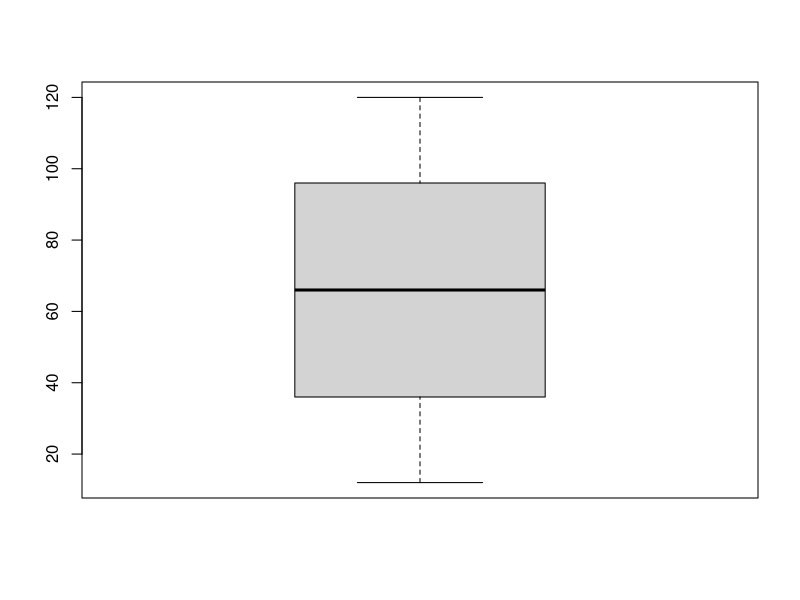

R code for this plot:
## ---- chunk 1
# Sample vector
data_vector <- c(12, 24, 36, 48, 60, 72, 84, 96, 108, 120)

# Calculate the five-number summary
summary_vector <- fivenum(data_vector)

# Output the results
print(summary_vector)
## ---- chunk 2
# Sample vector
data_vector <- c(12, 24, 36, 48, 60, 72, 84, 96, 108, 120)

# Create a box plot
boxplot(data_vector)

# Calculate the five-number summary and print the results
summary_vector <- fivenum(data_vector)
print(summary_vector)
## ---- chunk 3
# Sample data.frame
data_df <- data.frame(ID = 1:5,
                      Age = c(25, 30, 22, 28, 35))

# Calculate the five-number summary for the "Age" column
summary_age <- fivenum(data_df$Age)

# Output the results
print(summary_age)
## ---- chunk 4
# Sample data.frame
data_df <- data.frame(ID = 1:5,
                      Age = c(25, 30, 22, 28, 35),
                      Salary = c(50000, 60000, 45000, 55000, 70000))

# Apply fivenum() on all numeric columns
summary_all_columns <- sapply(data_df[, 2:3], fivenum)

# Output the results
print(summary_all_columns)
